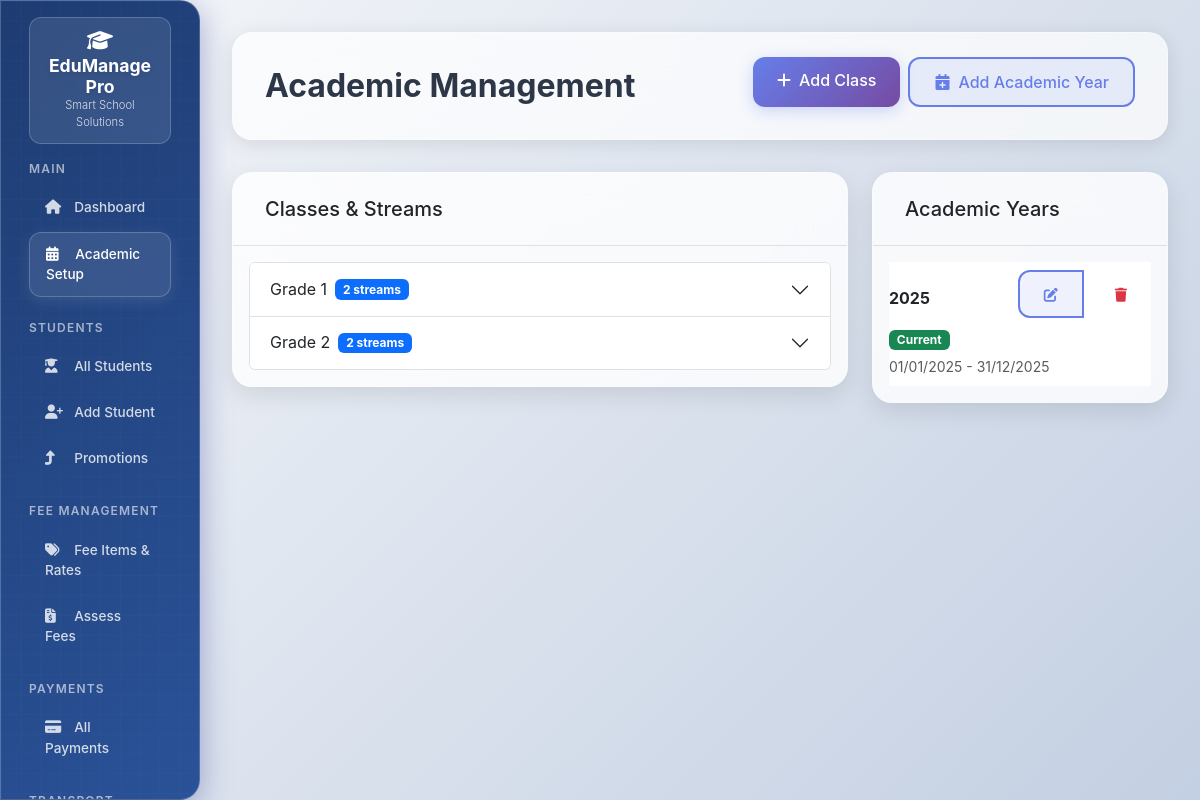
The app's page /academic (signed in) with its own data.
### models.py (models this page shows, shortened)
class Class(db.Model):
    __tablename__ = "classes"
    id = db.Column(db.Integer, primary_key=True)
    name = db.Column(db.String(50), nullable=False, unique=True)  # "Form 1", "Grade 8"
    level = db.Column(db.String(20))  # "Primary", "Secondary"
    next_class_id = db.Column(db.Integer, db.ForeignKey("classes.id"))  # For automatic promotion
    next_class = db.relationship("Class", remote_side=[id])
    streams = db.relationship("Stream", back_populates="class_obj", cascade="all, delete-orphan")

class AcademicYear(db.Model):
    __tablename__ = "academic_years"
    id = db.Column(db.Integer, primary_key=True)
    year = db.Column(db.Integer, unique=True, nullable=False)  # e.g., 2024
    start_date = db.Column(db.Date, nullable=False)
    end_date = db.Column(db.Date, nullable=False)
    is_current = db.Column(db.Boolean, default=False)

### app.py (the view)
@app.route('/academic')
@login_required
def academic_management():
    classes = Class.query.all()
    academic_years = AcademicYear.query.order_by(desc(AcademicYear.year)).all()
    return render_template('academic/index.html', classes=classes, academic_years=academic_years)

### app.py (called while the page is built)
@app.context_processor
def inject_common_vars():
    return {
        'date': date,
        'datetime': datetime,
        'Decimal': Decimal,
        'today': date.today(),  # Current date
        'now': datetime.now()   # Current datetime
    }

@app.context_processor
def inject_enums():
    return {
        'StudentType': StudentType,
        'UserRole': UserRole,
        'PaymentMode': PaymentMode,
        'FeeScope': FeeScope,
        'PromotionStatus': PromotionStatus
    }

@login_manager.user_loader
def load_user(user_id):
    return User.query.get(int(user_id))

### Templates/academic/index.html (shortened to what this page needs)
{% extends "base.html" %}
{% block page_title %}Academic Management{% endblock %}
{% block page_actions %}
    <a href="{{ url_for('add_class') }}" class="btn btn-primary">
        <i class="fas fa-plus me-2"></i>Add Class
    </a>
    <a href="{{ url_for('add_academic_year') }}" class="btn btn-outline-primary">
        <i class="fas fa-calendar-plus me-2"></i>Add Academic Year
    </a>
{% endblock %}
{% block content %}
<div class="row">
    <div class="col-lg-8 mb-4">
        <div class="card">
            <div class="card-header d-flex justify-content-between align-items-center">
                <h5 class="mb-0">Classes & Streams</h5>
            </div>
            <div class="card-body">
                {% if classes %}
                    <div class="accordion" id="classesAccordion">
                        {% for class in classes %}
                        <div class="accordion-item">
                            <h2 class="accordion-header">
                                <button class="accordion-button collapsed" type="button"
                                        data-bs-toggle="collapse" data-bs-target="#class{{ class.id }}">
                                    {{ class.name }}
                                    <span class="badge bg-primary ms-2">{{ class.streams|length }} streams</span>
                                </button>
                            </h2>
                        </div>
                        {% endfor %}
                    </div>
                {% endif %}
            </div>
        </div>
    </div>
    <div class="col-lg-4 mb-4">
        <div class="card">
            <div class="card-header">
                <h5 class="mb-0">Academic Years</h5>
            </div>
            <div class="card-body">
                {% if academic_years %}
                    <div class="list-group list-group-flush">
                        {% for year in academic_years %}
                        <div class="list-group-item d-flex justify-content-between align-items-start px-0">
                            <div class="flex-grow-1">
                                <div class="d-flex justify-content-between align-items-center">
                                    <strong>{{ year.year }}</strong>
                                    <div class="btn-group btn-group-sm" role="group">
                                        <a href="{{ url_for('edit_academic_year', year_id=year.id) }}"
                                           class="btn btn-outline-primary btn-sm" title="Edit Academic Year">
                                            <i class="fas fa-edit"></i>
                                        </a>
                                        <button type="button" class="btn btn-outline-danger btn-sm"
                                                onclick="confirmDelete('year', {{ year.id }}, '{{ year.year }}')"
                                                title="Delete Academic Year">
                                            <i class="fas fa-trash"></i>
                                        </button>
                                    </div>
                                </div>
                                {% if year.is_current %}
                                    <span class="badge bg-success mb-1">Current</span>
                                {% endif %}
                                <br><small class="text-muted">
                                    {{ year.start_date.strftime('%d/%m/%Y') }} - {{ year.end_date.strftime('%d/%m/%Y') }}
                                </small>
                            </div>
                        </div>
                        {% endfor %}
                    </div>
                {% endif %}
            </div>
        </div>
    </div>
</div>
{% endblock %}

### Templates/base.html (style rules this page uses)
:root { --primary-gradient: linear-gradient(135deg, #667eea 0%, #764ba2 100%); --modern-gradient: linear-gradient(135deg, #1e3c72 0%, #2a5298 100%); --glass-bg: rgba(255, 255, 255, 0.1); --glass-border: rgba(255, 255, 255, 0.2); --shadow-light: 0 8px 32px rgba(31, 38, 135, 0.37); --shadow-hover: 0 15px 35px rgba(31, 38, 135, 0.5); --border-radius: 20px; --border-radius-small: 12px; --transition: all 0.2s ease; }
body { font-family: 'Inter', -apple-system, BlinkMacSystemFont, 'Segoe UI', sans-serif; background: linear-gradient(135deg, #f5f7fa 0%, #c3cfe2 100%); min-height: 100vh; }
.card { background: rgba(255, 255, 255, 0.8); backdrop-filter: blur(20px); border: 1px solid rgba(255, 255, 255, 0.3); border-radius: var(--border-radius); box-shadow: 0 8px 25px rgba(0, 0, 0, 0.1); transition: var(--transition); margin-bottom: 1.5rem; }
.card-header { background: transparent; border-bottom: 1px solid rgba(0, 0, 0, 0.1); border-radius: var(--border-radius) var(--border-radius) 0 0 !important; padding: 1.5rem 2rem; font-weight: 600; }
.btn { border-radius: var(--border-radius-small); font-weight: 500; transition: var(--transition); border: none; padding: 0.7rem 1.5rem; margin-right: 0.5rem; margin-bottom: 0.5rem; }
.btn:last-child { margin-right: 0; }
.btn-primary { background: linear-gradient(135deg, #667eea 0%, #764ba2 100%); color: white; box-shadow: 0 4px 15px rgba(102, 126, 234, 0.3); }
.btn-outline-primary { border: 2px solid #667eea; color: #667eea; background: rgba(102, 126, 234, 0.1); }

### records on screen
Class: name "Grade 1", streams|length "2"
Class: name "Grade 2", streams|length "2"
AcademicYear: year "2025", is_current "Current", start_date "01/01/2025", end_date "31/12/2025"
